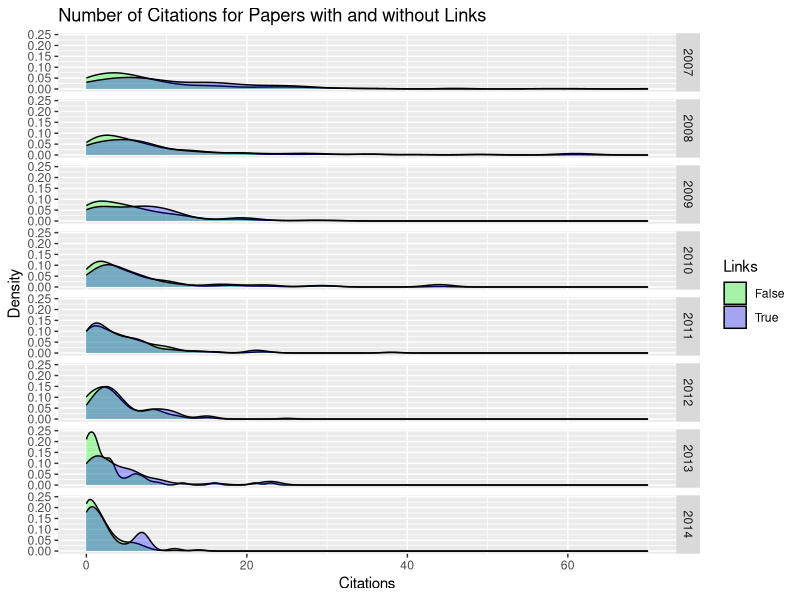
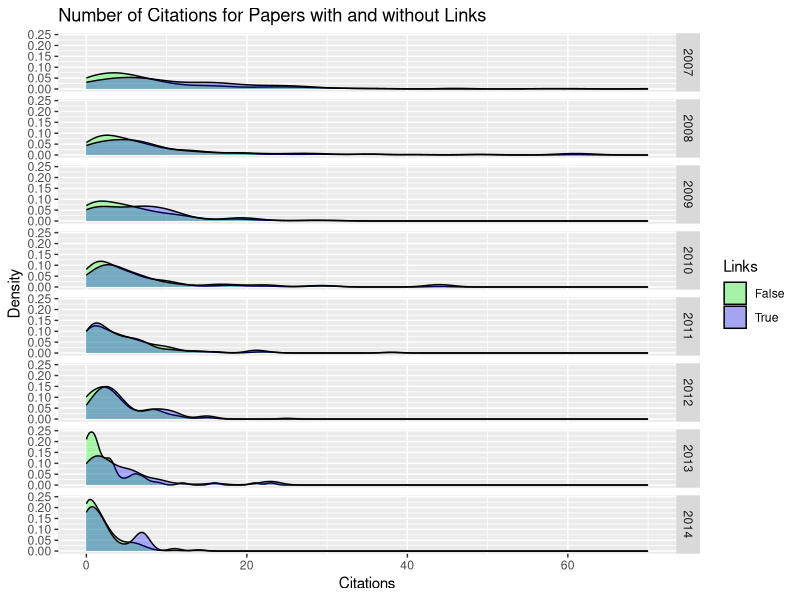

Reproduce these figures in R, in order. (Note: this script raises an error after producing the figures.)
## ---- chunk 1
library(ggplot2)
library(dplyr)
library(scales)
library(data.table)
library(plyr)
## ---- chunk 2
# Preprocessing for density chart
raw1 <- read.csv("JMoSp_noLink_ready_for_processing.csv")
str(raw1)
colnames(raw1)
keeps1 <- c("Non_self_referencial_link","citationCount", "dateYear")
link_data1 <- raw1[keeps1]

raw2 <- read.csv("JMoSp_records_ready_for_processing.csv")
keeps2 <- c("Non_self_referencial_link","citationCount", "dateYear")
link_data2 <- raw2[keeps2]

link_data <- rbind(link_data1,link_data2)

colnames(link_data) <- c("Links", "Citations", "Year") 
link_data$Links <- factor(link_data$Links)
target <- c("2007","2008","2009","2010","2011","2012","2013","2014")
sub_link_data <- filter(link_data, Year %in% target)

l2 <- ggplot(sub_link_data, aes(x = Citations, fill = Links)) + 
  geom_density(alpha = .3) +
  facet_grid(Year ~.) +
  scale_fill_manual( values = c("green","blue"))
l2 <- l2 + xlab("Citations") + ylab("Density") + ggtitle("Number of Citations for Papers with and without Links")
l2

ggsave('l2.png', height = 11, width = 8.5)
## ---- chunk 3
# Scatterplot of broken links with two different symbols- all links included (1), curated links removed (2) (each year should = 100%)
# only the percent that are broken

cur_links <- read.csv("JMoSp_records_trustedRepo.csv")
colnames(cur_links)

keeps3 <- c("trustedRepo","StatusOverview", "dateYear")
cur_links <- cur_links[keeps3]
cur_links$dateYear <- factor(cur_links$dateYear)
str(cur_links)
colnames(cur_links) <- c("Trusted", "Status", "Year")

# Only keep the "broken" links
target2 <- c("BROKEN")
broken_cur_links <- filter(cur_links, Status %in% target2)
# Keep just the other two columns
keeps4 <- c("Trusted", "Year")
broken_cur_links <- broken_cur_links[keeps4]

broken_cur_links2 <-ddply(broken_cur_links,.(Trusted,Year), mutate, count1=length(Trusted))
broken_cur_links2 <- unique(broken_cur_links2)
str(broken_cur_links2)
write.csv(broken_cur_links2, "broken_cur_links2.csv") #manually modify table to add back years where "broken" was null
broken_cur_links2 <- read.csv("broken_cur_links2.csv")
broken_cur_links2$Year <- factor(broken_cur_links2$Year)
broken_cur_links2$count1 <- as.numeric(broken_cur_links2$count1)
broken_cur_links2$Trusted <- factor(broken_cur_links2$Trusted)
str(broken_cur_links2)

# plot counts
n <- ggplot(broken_cur_links2, aes(Year, count1, colour=Trusted, shape = Trusted))
n <- n + geom_point(size = 4)
n <- n + xlab("Year") + ylab("Count of the Broken Links") + ggtitle("Broken Links by Year for Trusted and Non-Trusted Repos")
n
ggsave('n.png', height = 8, width = 8.5)

# get percent by factor and add back lables
broken_cur_links3 <- ddply(broken_cur_links2, .(Year), summarise, pct = count1 / sum(count1))
broken_cur_links3$Trusted <- rep(c("FALSE", "TRUE"), 11)
broken_cur_links3

# Plot Percentages
p <- ggplot(broken_cur_links3, aes(Year, pct, colour=Trusted, shape = Trusted))
p <- p + geom_point(size = 4)
p <- p + xlab("Year") + ylab("Percent of the Broken Links") + ggtitle("Broken Links by Year for Trusted and Non-Trusted Repos")
p 
ggsave('p.png', height = 8, width = 8.5)
## ---- chunk 4
#line plot - (ohio state and science direct) vs other (only broken links)
# Plot Percentages as line plot
broken_cur_links3$Trusted <- factor(broken_cur_links3$Trusted)
q <- ggplot(broken_cur_links3, aes(x=Year, y=pct, color = Trusted, group=Trusted))
q <- q + geom_line(size = 1)
q <- q + xlab("Year") + ylab("Percent of the Broken Links") + ggtitle("Broken Links by Year for Trusted and Non-Trusted Repos")
q
ggsave('q.png', height = 8, width = 8.5)
